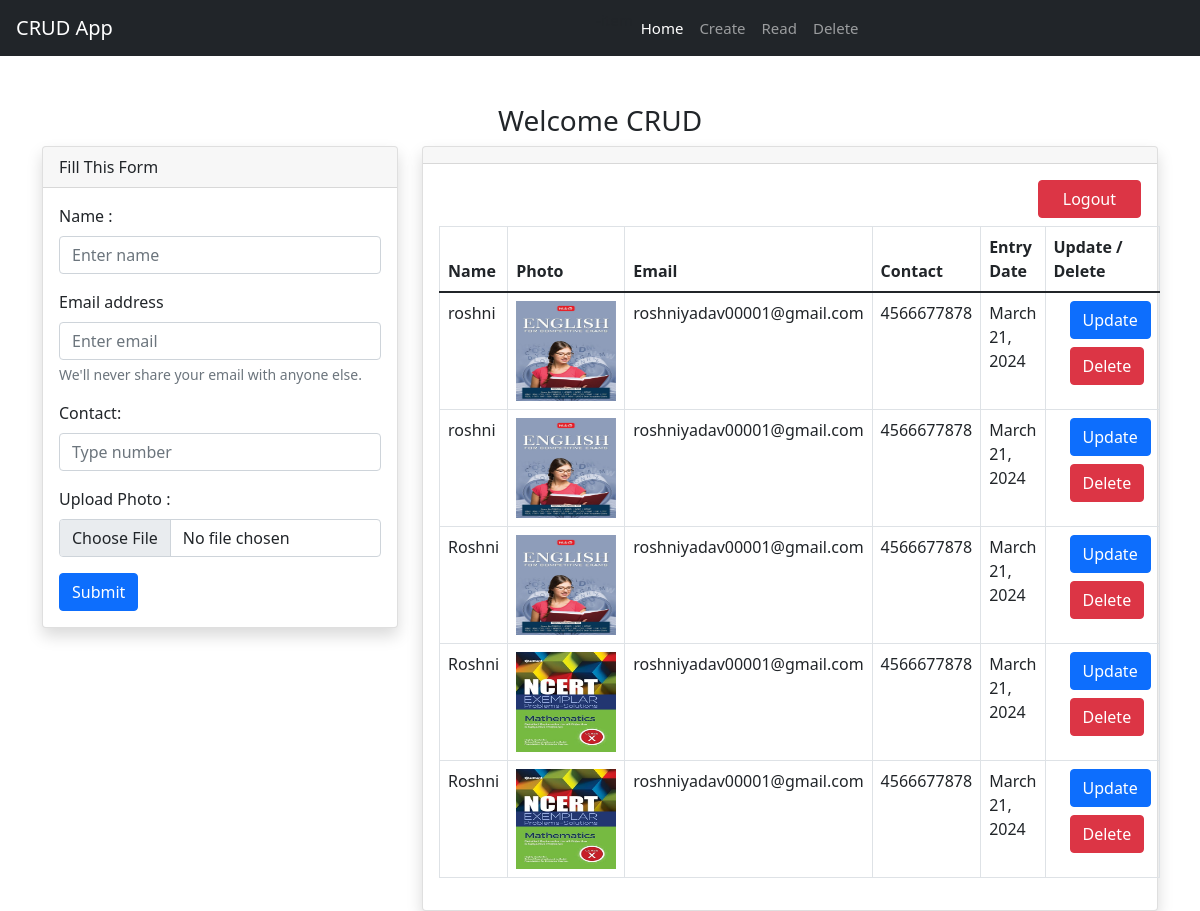
Screenshot of / (signed in) with the database file from the repository.
### crudapp/models.py (models this page shows, shortened)
class customer(models.Model):
    userid= models.ForeignKey(User, on_delete=models.CASCADE, default=0)
    name= models.CharField(max_length= 255)
    email= models.CharField(max_length= 255)
    contact= models.CharField(max_length= 20)
    image= models.ImageField(upload_to='media', null=True)
    entrydate= models.DateField( auto_now_add=True , editable=True)

### crudapp/views.py (the view)
# urls.py: path('', views.home, name='home'),
@login_required
def home(request):
  form= customerform()
  info= customer.objects.filter(userid= request.user.id).values()
  if request.method =="POST":
        form= customerform(request.POST, request.FILES)
        if form.is_valid():
          form.save()
        return JsonResponse(list(info), safe=False)
  context = {'info': info}
  return render(request, 'crudapp/index.html', context)

### crudapp/templates/crudapp/index.html (shortened to what this page needs)
{% extends 'crudapp/base.html' %}
{% block content %}
<!DOCTYPE html>
<html lang="en">
<head>
    <link href="https://cdn.jsdelivr.net/npm/bootstrap@5.0.2/dist/css/bootstrap.min.css" rel="stylesheet">
    <link rel="stylesheet" href="https://cdnjs.cloudflare.com/ajax/libs/font-awesome/6.5.1/css/all.min.css" />
</head>
<body>
    <div class="container mt-5" style>
        <div class="text-center"><h3>Welcome {{user| upper}}</h3></div>
        <div class="row">
            <div class="col-lg-4">
                <div class="card shadow">
                    <div class="card-header">Fill This Form </div>
                    <div class="card-body ">
                        <form method="post" enctype="multipart/form-data" id="test-form">
                            <div class="form-group">
                                <label class="form-label">Name :</label>
                                <input type="text" class="form-control"  placeholder="Enter name" name="name" >
                              </div>
                            <div class="form-group">
                              <label class="form-label">Email address</label>
                              <input type="email" class="form-control" placeholder="Enter email" name="email" >
                              <small  class="form-text text-muted">We'll never share your email with anyone else.</small>
                            </div>
                            <div class="form-group">
                              <label class="form-label">Contact:</label>
                              <input type="number" class="form-control"  placeholder="Type number" name="contact" >
                            </div>
                            <div class="form-group">
                              <label class="form-label">Upload Photo :</label>
                              <input type="file" class="form-control"  name="image" >
                            </div>
                            <button type="submit" class="btn btn-primary">Submit</button>
                        </form>
                    </div>
                </div>
            </div>
        <div class="col-lg-8">
            <div class='card shadow'>
                <div class="card-header"></div>
                <div class="card-body">
                    <table class="table table-bordered table-respons21`ive">
                        <thead>
                            <tr>
                                <th>Name</th>
                                <th>Photo</th>
                                <th>Email</th>
                                <th>Contact</th>
                                <th>Entry Date</th>
                                <th>  Update / Delete  </th>
                            </tr>
                        </thead>
                        <tbody id="table">
                            {% for x in info %}
                            <tr>
                                <td>{{x.name}}</td>
                                <td><img src="media/{{x.image}}" width=100 height=100></td>
                                <td>{{x.email}}</td>
                                <td>{{x.contact}}</td>
                                <td>{{x.entrydate}}</td>
                                <td>
                                  <a href='../edit/{{x.id}}' class="btn btn-primary mb-2 ms-3">Update</a>
                                  <a href='../delete/{{x.id}}' class="btn btn-danger ms-3" onclick="return confirm('Are You Sure You Want To Delete?')">Delete</a>
                                </td>
                            </tr>
                            {% endfor %}
                        </tbody>
                        <div style="float:right"><a href="../logout" class="btn btn-danger mb-2 ps-4 pe-4">Logout</a></div>
                    </table>
                </div>
            </div>
        </div>
    </div>
</body>
</html>
{% endblock %}

### rows the page displays
customer: name "roshni", image (picture), email "roshniyadav00001@gmail.com", contact "4566677878", entrydate "March 21, 2024"
customer: name "roshni", image (picture), email "roshniyadav00001@gmail.com", contact "4566677878", entrydate "March 21, 2024"
customer: name "Roshni", image (picture), email "roshniyadav00001@gmail.com", contact "4566677878", entrydate "March 21, 2024"
customer: name "Roshni", image (picture), email "roshniyadav00001@gmail.com", contact "4566677878", entrydate "March 21, 2024"
customer: name "Roshni", image (picture), email "roshniyadav00001@gmail.com", contact "4566677878", entrydate "March 21, 2024"

### other values shown
{{ user| upper }} "CRUD"
